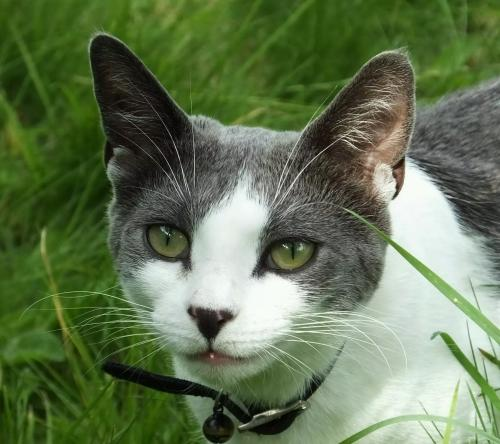
#> input picture fast fourier transform/img/1.jpg, 500 x 444 px
$ python fft2d.py
#> lines starting #> are read from the running program, lines starting #| are printed output that depends on the picture
# -*- coding: utf-8 -*-
import numpy as np
import matplotlib.pyplot as plt

def rawFFT(Img, Wr,axis):
    if Img.shape[axis] == 2:
        pic = np.zeros(Img.shape, dtype=complex)
        if axis == 1:
            pic[:,0] = Img[:,0] + Img[:,1] * Wr[:,0]
            pic[:,1] = Img[:,0] - Img[:,1] * Wr[:,0]
        elif axis == 0:
            pic[0,:] = Img[0,:] + Img[1,:] * Wr[0,:]
            pic[1,:] = Img[0,:] - Img[1,:] * Wr[0,:]
        return pic
    else:
        pic = np.empty(Img.shape, dtype=complex)
        if axis == 1:
            A = rawFFT(Img[:,::2], Wr[:,::2],axis)
            B = rawFFT(Img[:,1::2], Wr[:,::2],axis)
            pic[:,0:Img.shape[1] // 2] = A + Wr * B
            pic[:,Img.shape[1] // 2:Img.shape[1]] = A - Wr * B
        elif axis == 0:
            A = rawFFT(Img[::2,:], Wr[::2,:], axis)
            B = rawFFT(Img[1::2,:], Wr[::2,:], axis)
            pic[0:Img.shape[0] // 2,:] = A + Wr * B
            pic[Img.shape[0] // 2:Img.shape[0],:] = A - Wr * B
        return pic


def FFT_1d(Img,axis):
    Wr = np.zeros(Img.shape,dtype=complex)
    if axis == 0:
        Wr = np.zeros((Img.shape[0]//2,Img.shape[1]), dtype=complex)
        temp = np.array([
            np.cos(2*np.pi*i/Img.shape[0]) - 1j*np.sin(2*np.pi*i/Img.shape[0]) for i in range(Img.shape[0]//2)])
        for i in range(Wr.shape[1]):
            Wr[:,i] = temp
    elif axis == 1:
        Wr = np.zeros((Img.shape[0], Img.shape[1]//2), dtype=complex)
        temp = np.array([
            np.cos(2 * np.pi * i / Img.shape[1]) - 1j * np.sin(2 * np.pi * i / Img.shape[1]) for i in
            range(Img.shape[1] // 2)])
        for i in range(Wr.shape[0]):
            Wr[i,:] = temp
    return rawFFT(Img, Wr,axis)

def iFFT_1d(Img,axis):
    Wr = np.zeros(Img.shape,dtype=complex)
    if axis == 0:
        Wr = np.zeros((Img.shape[0]//2,Img.shape[1]), dtype=complex)
        temp = np.array([
            np.cos(2*np.pi*i/Img.shape[0]) + 1j*np.sin(2*np.pi*i/Img.shape[0]) for i in range(Img.shape[0]//2)])
        for i in range(Wr.shape[1]):
            Wr[:,i] = temp
    elif axis == 1:
        Wr = np.zeros((Img.shape[0], Img.shape[1]//2), dtype=complex)
        temp = np.array([
            np.cos(2 * np.pi * i / Img.shape[1]) + 1j * np.sin(2 * np.pi * i / Img.shape[1]) for i in
            range(Img.shape[1] // 2)])
        for i in range(Wr.shape[0]):
            Wr[i,:] = temp

    return rawFFT(Img, Wr,axis)*(1.0/Img.shape[axis])


def FFT_2d(Img):
    '''
    only for gray scale 2d-img. otherwise return 0 img with the same size of Img
    :param Img: img to be fourior transform
    :return: img been transformed
    '''
    imgsize = Img.shape
    pic = np.zeros(imgsize, dtype=complex)
    if len(imgsize) == 2:
        N = 2
        while N < imgsize[0]:
            N = N << 1
        num1 = N - imgsize[0]

        N = 2
        while N < imgsize[1]:
            N = N << 1
        num2 = N - imgsize[1]

        pic = FFT_1d(np.pad(Img, ((num1 // 2, num1 - num1 // 2), (0, 0)), 'edge'), 0)[
              num1 // 2:num1 // 2 + imgsize[0], :]
        pic = FFT_1d(np.pad(pic, ((0, 0), (num2 // 2, num2 - num2 // 2)), 'edge'), 1)[:,
              num2 // 2:num2 // 2 + imgsize[1]]

    return pic


def iFFT_2d(Img):
    '''
    only for gray scale 2d-img. otherwise return 0 img with the same size of Img
    :param Img: img to be fourior transform
    :return: img been transformed
    '''
    imgsize = Img.shape
    pic = np.zeros(imgsize, dtype=complex)
    if len(imgsize) == 2:
        N = 2
        while N < imgsize[0]:
            N = N << 1
        num1 = N - imgsize[0]

        N = 2
        while N < imgsize[1]:
            N = N << 1
        num2 = N - imgsize[1]

        pic = iFFT_1d(np.pad(Img,((num1//2,num1-num1//2),(0,0)),'edge'),0)[num1//2:num1//2+imgsize[0],:]  # ,constant_values=(255,255)
        pic = iFFT_1d(np.pad(pic,((0,0),(num2//2,num2-num2//2)),'edge'),1)[:,num2//2:num2//2+imgsize[1]]  # ,constant_values=(255,255)

    return pic


if __name__ == "__main__":

    img = plt.imread('./img/1.jpg')
#> img is the input picture: shape (444, 500, 3); mean R, G, B 99.2, 117.1, 82.4
    img = img.mean(2)       # gray
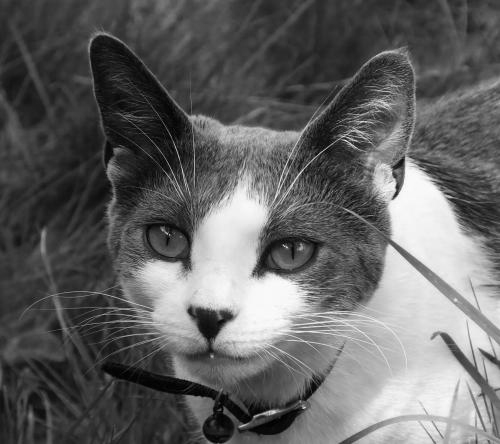
#> img: shape (444, 500) float64; min 0, max 253.7, mean 99.6


    plt.imshow(img.astype(np.uint8),cmap='gray')
    plt.axis('off')
    plt.show()
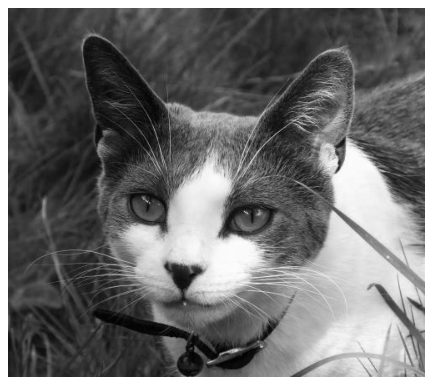
#> figure drawn by matplotlib, 1 panel

    F1 = np.fft.fft2(img[:256, :256])
    F2 = FFT_2d(img[:256, :256])
#> in FFT_2d, `pic = FFT_1d(np.pad(Img, ((num1 // 2, num1 - num1 // 2), (0, 0)), 'edg..`:
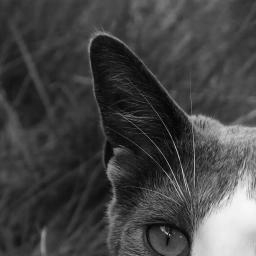
#> Img: shape (256, 256) float64; min 0, max 248.3, mean 68.7
    print((abs(F1 - F2) < 0.0000001).all())
#| True

    F1 = np.fft.ifft2(F1)
    F2 = iFFT_2d(F2)
    print((abs(F1 - F2) < 0.0000001).all())
#| True

    F2 = np.abs(F2)
    F2[F2 > 255] = 255

    plt.imshow(F2.astype(np.uint8), cmap='gray')
    plt.axis('off')
    plt.show()
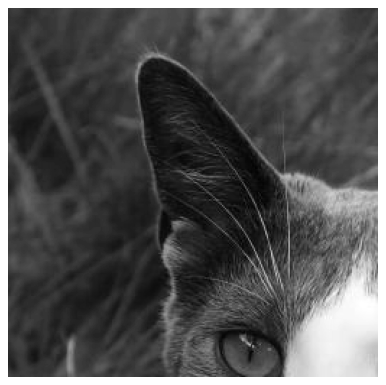
#> figure drawn by matplotlib, 1 panel

    F1 = np.abs(F1)
    F1[F1 > 255] = 255

    plt.imshow(F1.astype(np.uint8), cmap='gray')
    plt.axis('off')
    plt.show()

$ run again, with fast fourier transform/img/raccoon.jpg copied over fast fourier transform/img/1.jpg
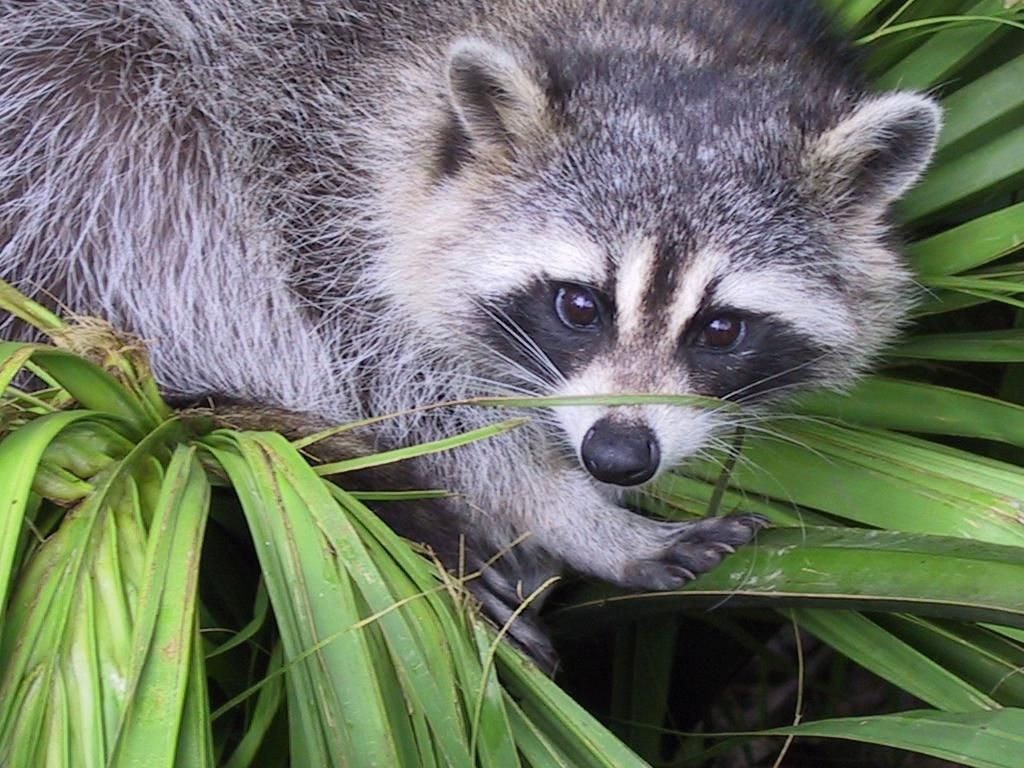
#> input picture fast fourier transform/img/raccoon.jpg, 1024 x 768 px
#> img is the input picture: shape (768, 1024, 3); mean R, G, B 110.7, 117.7, 102.1
#> img: shape (768, 1024) float64
#> in FFT_2d, `pic = FFT_1d(np.pad(Img, ((num1 // 2, num1 - num1 // 2), (0, 0)), 'edg..`:
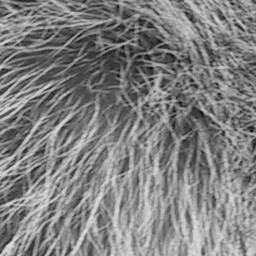
#> Img: shape (256, 256) float64; min 4.67, max 225.3, mean 128.6
#| True
#| True
#> `plt.show()`:
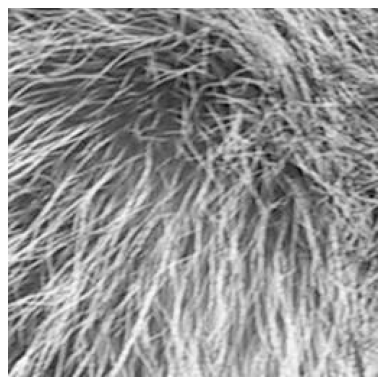
#> figure drawn by matplotlib, 1 panel
